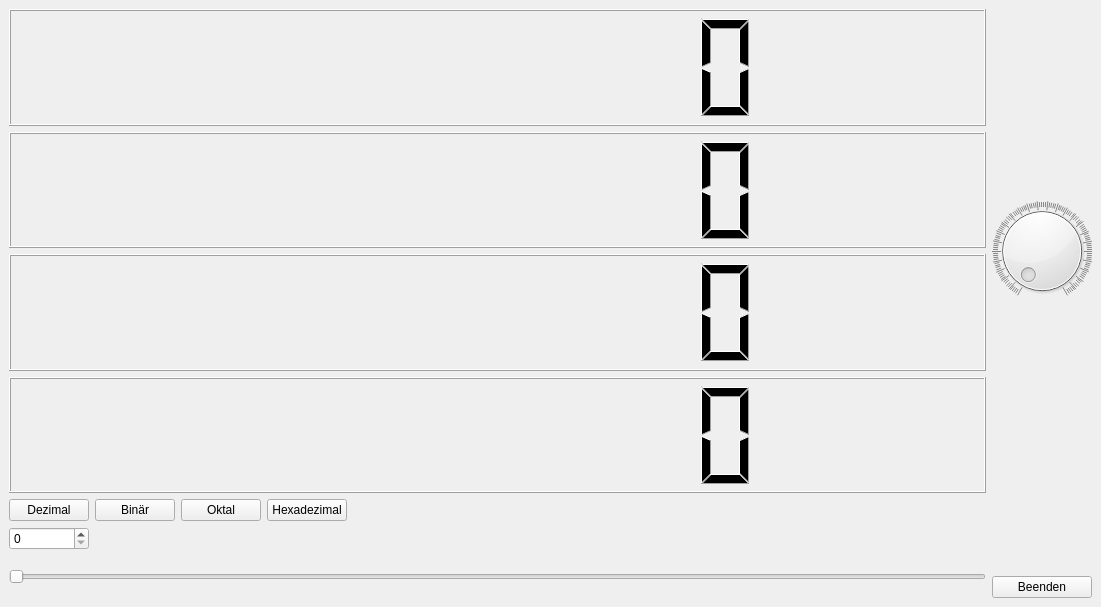
<?xml version="1.0" encoding="UTF-8"?>
<ui version="4.0">
 <class>MainWindow</class>
 <widget class="QMainWindow" name="MainWindow">
  <property name="geometry">
   <rect>
    <x>0</x>
    <y>0</y>
    <width>1101</width>
    <height>607</height>
   </rect>
  </property>
  <property name="windowTitle">
   <string>LCD-Anzeige</string>
  </property>
  <widget class="QWidget" name="centralwidget">
   <layout class="QGridLayout" name="gridLayout">
    <item row="1" column="2">
     <widget class="QPushButton" name="oktalButton">
      <property name="text">
       <string>Oktal</string>
      </property>
     </widget>
    </item>
    <item row="3" column="0" colspan="5">
     <widget class="QSlider" name="horizontalSlider">
      <property name="maximum">
       <number>500</number>
      </property>
      <property name="orientation">
       <enum>Qt::Horizontal</enum>
      </property>
     </widget>
    </item>
    <item row="1" column="0">
     <widget class="QPushButton" name="dezimalButton">
      <property name="text">
       <string>Dezimal</string>
      </property>
     </widget>
    </item>
    <item row="3" column="5">
     <layout class="QVBoxLayout" name="verticalLayout_2">
      <item>
       <spacer name="horizontalSpacer_2">
        <property name="orientation">
         <enum>Qt::Horizontal</enum>
        </property>
        <property name="sizeType">
         <enum>QSizePolicy::Fixed</enum>
        </property>
        <property name="sizeHint" stdset="0">
         <size>
          <width>68</width>
          <height>20</height>
         </size>
        </property>
       </spacer>
      </item>
      <item>
       <widget class="QPushButton" name="pushButton">
        <property name="text">
         <string>Beenden</string>
        </property>
       </widget>
      </item>
     </layout>
    </item>
    <item row="1" column="1">
     <widget class="QPushButton" name="binaerButton">
      <property name="text">
       <string>Binär</string>
      </property>
     </widget>
    </item>
    <item row="0" column="0" colspan="5">
     <layout class="QVBoxLayout" name="verticalLayout">
      <item>
       <layout class="QHBoxLayout" name="horizontalLayout">
        <item>
         <widget class="QLCDNumber" name="lcdNumber">
          <property name="digitCount">
           <number>9</number>
          </property>
         </widget>
        </item>
       </layout>
      </item>
      <item>
       <layout class="QHBoxLayout" name="horizontalLayout_2">
        <item>
         <widget class="QLCDNumber" name="lcdNumber_2">
          <property name="digitCount">
           <number>9</number>
          </property>
          <property name="mode">
           <enum>QLCDNumber::Hex</enum>
          </property>
         </widget>
        </item>
       </layout>
      </item>
      <item>
       <layout class="QHBoxLayout" name="horizontalLayout_3">
        <item>
         <widget class="QLCDNumber" name="lcdNumber_3">
          <property name="digitCount">
           <number>9</number>
          </property>
          <property name="mode">
           <enum>QLCDNumber::Oct</enum>
          </property>
         </widget>
        </item>
       </layout>
      </item>
      <item>
       <layout class="QHBoxLayout" name="horizontalLayout_4">
        <item>
         <widget class="QLCDNumber" name="lcdNumber_4">
          <property name="digitCount">
           <number>9</number>
          </property>
          <property name="mode">
           <enum>QLCDNumber::Bin</enum>
          </property>
         </widget>
        </item>
       </layout>
      </item>
     </layout>
    </item>
    <item row="2" column="0">
     <widget class="QSpinBox" name="spinBox">
      <property name="maximum">
       <number>500</number>
      </property>
     </widget>
    </item>
    <item row="2" column="4">
     <spacer name="horizontalSpacer">
      <property name="orientation">
       <enum>Qt::Horizontal</enum>
      </property>
      <property name="sizeHint" stdset="0">
       <size>
        <width>180</width>
        <height>20</height>
       </size>
      </property>
     </spacer>
    </item>
    <item row="0" column="5">
     <widget class="QDial" name="dial">
      <property name="maximum">
       <number>500</number>
      </property>
      <property name="notchesVisible">
       <bool>true</bool>
      </property>
     </widget>
    </item>
    <item row="1" column="3">
     <widget class="QPushButton" name="hexadezimalButton">
      <property name="text">
       <string>Hexadezimal</string>
      </property>
     </widget>
    </item>
   </layout>
  </widget>
 </widget>
 <tabstops>
  <tabstop>pushButton</tabstop>
  <tabstop>spinBox</tabstop>
  <tabstop>horizontalSlider</tabstop>
 </tabstops>
 <resources/>
 <connections>
  <connection>
   <sender>spinBox</sender>
   <signal>valueChanged(int)</signal>
   <receiver>horizontalSlider</receiver>
   <slot>setValue(int)</slot>
   <hints>
    <hint type="sourcelabel">
     <x>47</x>
     <y>521</y>
    </hint>
    <hint type="destinationlabel">
     <x>108</x>
     <y>561</y>
    </hint>
   </hints>
  </connection>
  <connection>
   <sender>horizontalSlider</sender>
   <signal>valueChanged(int)</signal>
   <receiver>spinBox</receiver>
   <slot>setValue(int)</slot>
   <hints>
    <hint type="sourcelabel">
     <x>108</x>
     <y>561</y>
    </hint>
    <hint type="destinationlabel">
     <x>47</x>
     <y>521</y>
    </hint>
   </hints>
  </connection>
  <connection>
   <sender>horizontalSlider</sender>
   <signal>valueChanged(int)</signal>
   <receiver>lcdNumber_2</receiver>
   <slot>display(int)</slot>
   <hints>
    <hint type="sourcelabel">
     <x>98</x>
     <y>561</y>
    </hint>
    <hint type="destinationlabel">
     <x>921</x>
     <y>257</y>
    </hint>
   </hints>
  </connection>
  <connection>
   <sender>horizontalSlider</sender>
   <signal>valueChanged(int)</signal>
   <receiver>lcdNumber_3</receiver>
   <slot>display(int)</slot>
   <hints>
    <hint type="sourcelabel">
     <x>98</x>
     <y>561</y>
    </hint>
    <hint type="destinationlabel">
     <x>921</x>
     <y>385</y>
    </hint>
   </hints>
  </connection>
  <connection>
   <sender>horizontalSlider</sender>
   <signal>valueChanged(int)</signal>
   <receiver>lcdNumber_4</receiver>
   <slot>display(int)</slot>
   <hints>
    <hint type="sourcelabel">
     <x>98</x>
     <y>561</y>
    </hint>
    <hint type="destinationlabel">
     <x>921</x>
     <y>512</y>
    </hint>
   </hints>
  </connection>
  <connection>
   <sender>pushButton</sender>
   <signal>clicked()</signal>
   <receiver>MainWindow</receiver>
   <slot>close()</slot>
   <hints>
    <hint type="sourcelabel">
     <x>1090</x>
     <y>596</y>
    </hint>
    <hint type="destinationlabel">
     <x>199</x>
     <y>149</y>
    </hint>
   </hints>
  </connection>
  <connection>
   <sender>dial</sender>
   <signal>valueChanged(int)</signal>
   <receiver>horizontalSlider</receiver>
   <slot>setValue(int)</slot>
   <hints>
    <hint type="sourcelabel">
     <x>1091</x>
     <y>185</y>
    </hint>
    <hint type="destinationlabel">
     <x>416</x>
     <y>571</y>
    </hint>
   </hints>
  </connection>
  <connection>
   <sender>dial</sender>
   <signal>valueChanged(int)</signal>
   <receiver>lcdNumber_2</receiver>
   <slot>display(int)</slot>
   <hints>
    <hint type="sourcelabel">
     <x>1091</x>
     <y>270</y>
    </hint>
    <hint type="destinationlabel">
     <x>620</x>
     <y>198</y>
    </hint>
   </hints>
  </connection>
  <connection>
   <sender>dial</sender>
   <signal>valueChanged(int)</signal>
   <receiver>lcdNumber_3</receiver>
   <slot>display(int)</slot>
   <hints>
    <hint type="sourcelabel">
     <x>1091</x>
     <y>270</y>
    </hint>
    <hint type="destinationlabel">
     <x>620</x>
     <y>325</y>
    </hint>
   </hints>
  </connection>
  <connection>
   <sender>dial</sender>
   <signal>valueChanged(int)</signal>
   <receiver>lcdNumber_4</receiver>
   <slot>display(int)</slot>
   <hints>
    <hint type="sourcelabel">
     <x>1091</x>
     <y>270</y>
    </hint>
    <hint type="destinationlabel">
     <x>620</x>
     <y>453</y>
    </hint>
   </hints>
  </connection>
  <connection>
   <sender>horizontalSlider</sender>
   <signal>valueChanged(int)</signal>
   <receiver>horizontalSlider</receiver>
   <slot>setValue(int)</slot>
   <hints>
    <hint type="sourcelabel">
     <x>416</x>
     <y>571</y>
    </hint>
    <hint type="destinationlabel">
     <x>416</x>
     <y>571</y>
    </hint>
   </hints>
  </connection>
  <connection>
   <sender>horizontalSlider</sender>
   <signal>valueChanged(int)</signal>
   <receiver>dial</receiver>
   <slot>setValue(int)</slot>
   <hints>
    <hint type="sourcelabel">
     <x>416</x>
     <y>571</y>
    </hint>
    <hint type="destinationlabel">
     <x>1091</x>
     <y>270</y>
    </hint>
   </hints>
  </connection>
  <connection>
   <sender>spinBox</sender>
   <signal>valueChanged(int)</signal>
   <receiver>lcdNumber</receiver>
   <slot>display(int)</slot>
   <hints>
    <hint type="sourcelabel">
     <x>46</x>
     <y>530</y>
    </hint>
    <hint type="destinationlabel">
     <x>497</x>
     <y>66</y>
    </hint>
   </hints>
  </connection>
  <connection>
   <sender>dezimalButton</sender>
   <signal>clicked()</signal>
   <receiver>lcdNumber</receiver>
   <slot>setDecMode()</slot>
   <hints>
    <hint type="sourcelabel">
     <x>46</x>
     <y>503</y>
    </hint>
    <hint type="destinationlabel">
     <x>497</x>
     <y>66</y>
    </hint>
   </hints>
  </connection>
  <connection>
   <sender>binaerButton</sender>
   <signal>clicked()</signal>
   <receiver>lcdNumber</receiver>
   <slot>setBinMode()</slot>
   <hints>
    <hint type="sourcelabel">
     <x>127</x>
     <y>503</y>
    </hint>
    <hint type="destinationlabel">
     <x>497</x>
     <y>66</y>
    </hint>
   </hints>
  </connection>
  <connection>
   <sender>oktalButton</sender>
   <signal>clicked()</signal>
   <receiver>lcdNumber</receiver>
   <slot>setOctMode()</slot>
   <hints>
    <hint type="sourcelabel">
     <x>208</x>
     <y>503</y>
    </hint>
    <hint type="destinationlabel">
     <x>497</x>
     <y>66</y>
    </hint>
   </hints>
  </connection>
  <connection>
   <sender>hexadezimalButton</sender>
   <signal>clicked()</signal>
   <receiver>lcdNumber</receiver>
   <slot>setHexMode()</slot>
   <hints>
    <hint type="sourcelabel">
     <x>289</x>
     <y>503</y>
    </hint>
    <hint type="destinationlabel">
     <x>497</x>
     <y>66</y>
    </hint>
   </hints>
  </connection>
 </connections>
</ui>
